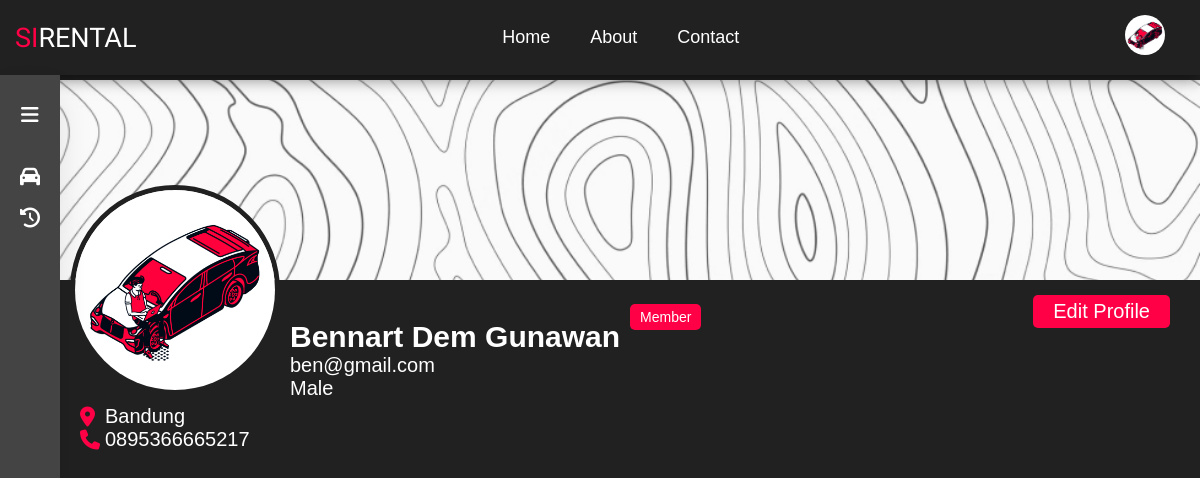
The page /profile.php?user_id=2 (signed in) on the database its author committed.
### tables this page shows
CREATE TABLE IF NOT EXISTS `users` (
  `user_id` int(11) NOT NULL AUTO_INCREMENT,
  `user_name` varchar(50) DEFAULT NULL,
  `user_email` varchar(30) NOT NULL,
  `user_password` varchar(16) NOT NULL,
  `user_address` varchar(50) DEFAULT NULL,
  `user_phone` varchar(50) DEFAULT NULL,
  `user_gender` char(50) DEFAULT NULL,
  `user_level` int(11) NOT NULL,
  PRIMARY KEY (`user_id`),
  UNIQUE KEY `user_email` (`user_email`)
);

### profile.php (the view, shortened to what this page needs)
<?php
include('server/connection.php');
$id = $_GET['user_id'];
$query = "SELECT * FROM users WHERE user_id = $id";
$result = mysqli_query($conn, $query);
$row = mysqli_fetch_assoc($result);
include("layouts/navbar.php");
?>
<?php if ($row['user_level'] == 0) {
  $role = "Admin";
} else if ($row['user_level'] == 1) {
  $role = "Member";
} else {
  $role = "Customer";
}
?>
<div class="container-profile">
  <div class="background-profile">
    <img src="assets/background/topo.png" alt="" class="background-image" />
  </div>
  <div class="content-profile">
    <div>
      <img src="assets/icon/<?php echo $role; ?>.png" alt="" class="profile-image" />
    </div>
    <div class="profile-data">
      <h2><?php echo $row['user_name'] ?></h2>
      <p><?php echo $row['user_email'] ?></p>
      <p><?php if ($row['user_gender'] == "M") {
            $gender = "Male";
          } else if ($row['user_gender'] == 'F') {
            $gender = "Female";
          } else {
            $gender = "Undefined";
          }
          echo $gender;
          ?>
      </p>
      <div class="profile-data-privacy">
        <div>
          <i class="fa-solid fa-location-dot"></i>
          <p><?php echo $row['user_address'] ?></p>
        </div>
        <div>
          <i class="fa-solid fa-phone"></i>
          <p><?php echo $row['user_phone'] ?></p>
        </div>
      </div>
    </div>
    <div class="role" type="<?php echo $role ?>">
      <?php echo $role ?>
    </div>
    <a href="editProfile.php?user_id=<?php echo $row['user_id'] ?>" class="btn-edit-profil">
      <div>Edit Profile</div>
    </a>
  </div>
</div>
<?php
include('layouts/sidebar.php');
?>
</body>
</html>

### style/style.css (style rules this page uses)
*, body { margin: 0; padding: 0; }
.background-profile { width: 100%; margin: 0; padding: 0; }
.background-image { object-fit: cover; width: 100%; height: 200px; }
.content-profile { padding-left: 70px; position: relative; top: -100px; display: flex; align-items: end; }
.btn-edit-profil { position: absolute; text-decoration: none; color: #ffffff; right: 30px; top: 110px; }
.btn-edit-profil div { background-color: #ff0046; padding: 5px 20px; border-radius: 5px; }
.profile-image { object-fit: cover; width: 200px; border-radius: 100%; border: 5px solid #212121; }
.profile-data { padding-left: 10px; height: 50%; width: max-content; }
.profile-data-privacy { position: absolute; left: 80px; padding-top: 5px; flex-direction: row; }
.profile-data-privacy div { display: flex; align-items: center; }
.profile-data-privacy div p { margin-left: 10px; text-align: left; }
.profile-data-privacy div i { width: 15px; text-align: center; color: #ff0046; }
.role { font-size: 14px; position: relative; align-content: start; bottom: 70px; padding: 5px 10px; margin-left: 10px; border-radius: 5px; }
.role[type="member"] { background-color: #ff0046; color: #ffffff; }
.container-profile { color: white; background-color: #212121; width: 100%; padding-top: 10vh; height: 90vh; font-family: "Poppins", sans-serif; font-size: 20px; }

### rows shown on the page
users: user_name "Bennart Dem Gunawan", user_email "ben@gmail.com", user_gender "Male", user_address "Bandung", user_phone "0895366665217", user_level "Member"
